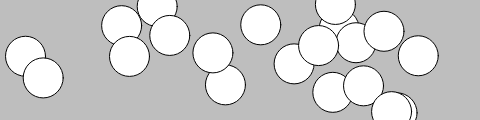
Frame 1 (no input)
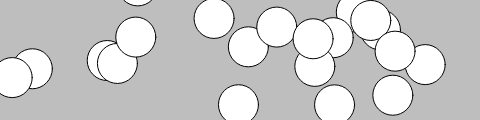
Frame 60 (no input)
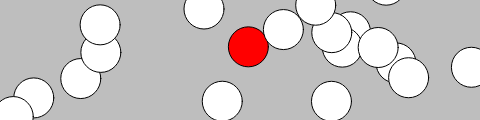
Frame 120 (the mouse pressed at the canvas centre since frame 60)

The p5.js sketch that drew these frames (run headless with seeded random() and noise() and a simulated clock; from frame 60 on, the mouse is pressed at the canvas centre):

// p5.js sketch
// ── sketch.js
let bug = []; // array
let maxBugs = 20;//max amount of bus
let dia = 40; // size of bug

function setup() {
  createCanvas(480, 120);
  for (i = 0; i < maxBugs; i++) {
    
    bug[i] = new JitterBug(random(width), random(height), dia, color(255)); //jitter bug object call
  }
}

function draw() {
  background(190);
  for (i = 0; i < maxBugs; i++) {
    bug[i].jitter();
    bug[i].display();
  }
}

function JitterBug(posx, posy, dia, color) { // Define constructor
  this.posx = posx; 
  this.posy = posy;
  this.dia = dia;
  this.speed = 5; //tick speed normal
  this.color = color;

  this.jitter = function() {
    this.posx += random(-this.speed, this.speed);
    this.posy += random(-this.speed, this.speed);
  }

  
  this.kill = function() {
    this.color = "red";
    this.speed = 0; //tick speed when red
 
  }

  
  this.display = function() {
    fill(this.color);
    ellipse(this.posx, this.posy, this.dia, this.dia);

}
  
}

function mousePressed() {
  for (i = 0; i < maxBugs; i++) {
    d = dist(mouseX, mouseY, bug[i].posx, bug[i].posy)
    if (d <= dia) {
      bug[i].kill();
    }
  }
}
